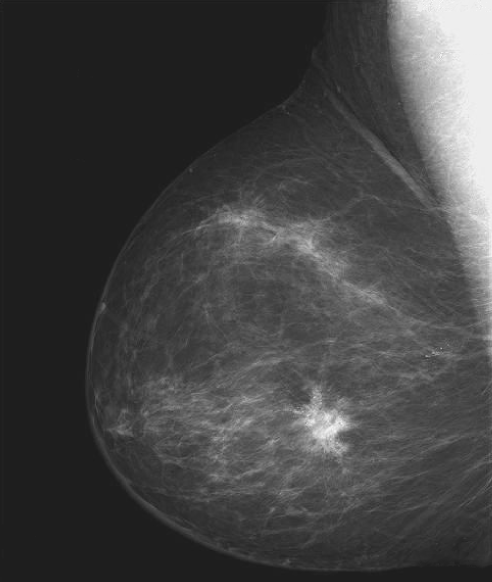
#> input picture data_course/image1.tif, 984 x 1164 px, found by its file name (shown at 1/2 size)
$ jupyter execute --allow-errors Introduction_Exploratory_Analysis.ipynb   (shell and % lines are left out)
#> lines starting #> are read from the running program, lines starting #| are printed output that depends on the picture
# Part I: Exploratory Analysis of multidimensional data

This first section is devoted to:

* Reading, loading and importing data

* Visualization of multidimensional data

* Dimensionality reduction using PCA

## a) Reading, loading and importing data

### Reading data from a txt file using pandas:

[cell 1]
import pandas as pd
data = pd.read_csv('signal.txt', sep="\t", header=None)
#> (reads data_course/signal.txt from the repository)
data.head(10) # print first 10 lines of the data

### Import from UCI datasets: Download dataset from the UCI website:

#> (a cell that did not finish here is left out)

### Convert pandas dataframe to numpy array:

[cell 3]
import numpy as np
#> (the rest of this cell did not finish here and is left out)

### Import data from built-in datasets in different libraries:

Seaborn libraries: Will provide a pandas dataframe:

Iris from seaborn:

[cell 4]
import seaborn as sns; sns.set(style="ticks", color_codes=True)
#> (the rest of this cell did not finish here and is left out)

#> (a cell that did not finish here is left out)

Cars dataset:

#> (a cell that did not finish here is left out)

### Importing images:

From an image file:

[cell 7]
import skimage as sk # load skimage libraries
I = sk.io.imread('image1.tif') # read image using imread function
#> I is the input picture: shape (1164, 984); min 21, max 255, mean 66.6
sk.io.imshow(I) # visualize image using imshow function
sk.io.show()

From a built-in image dataset:

[cell 8]
import skimage as sk # load skimage libraries
from skimage import io
IC = sk.data.astronaut() # load a color image from the skimage built-in dataset
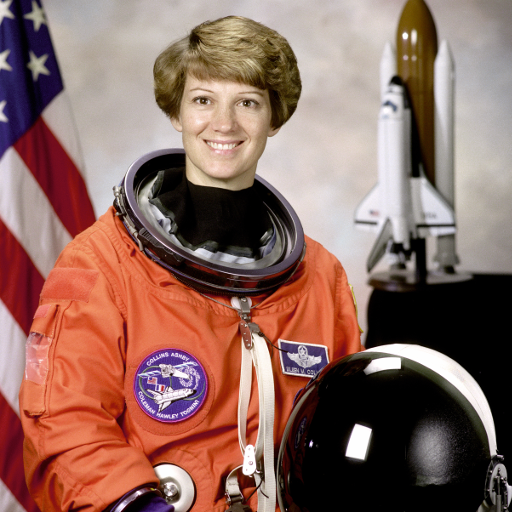
#> input picture skimage.data.astronaut(), 512 x 512 px
#> IC is the input picture: shape (512, 512, 3); mean R, G, B 141.6, 105.8, 96.5
sk.io.imshow(IC) # visualize image using imshow function
sk.io.show()

### Generating synthetic random data:

Generate 1000 observations following a Normal distribution

[cell 9]
N = 1000
mu, sigma = 0, 0.1 # mean and standard deviation
s = np.random.normal(mu, sigma, N)
s

Multivariate normal observations in 2D

[cell 10]
N=1000
mean1 = [5, -5]
cov1 = [[1, 5], [5, 100]]
# multivariate normal
v = np.random.multivariate_normal(mean1, cov1, N)

## b) Visualization of data:

We are going to use basically two graphical libraries: matplotlib (when data is numpy array) and seaborn (when data is a pandas dataframe).

### Basic plots: scatter, plot, histograms

Represent the time signal we loaded from a txt file before:

#> (a cell that did not finish here is left out)

2D Scatter plot of multivatiate normal observations

[cell 12]
dv = pd.DataFrame(v,columns=['x1', 'x2']) # convert data to a pandas dataframe
g = sns.jointplot(x="x1", y="x2", data=dv, kind="scatter")
g.set_axis_labels("x_1", "x_2");
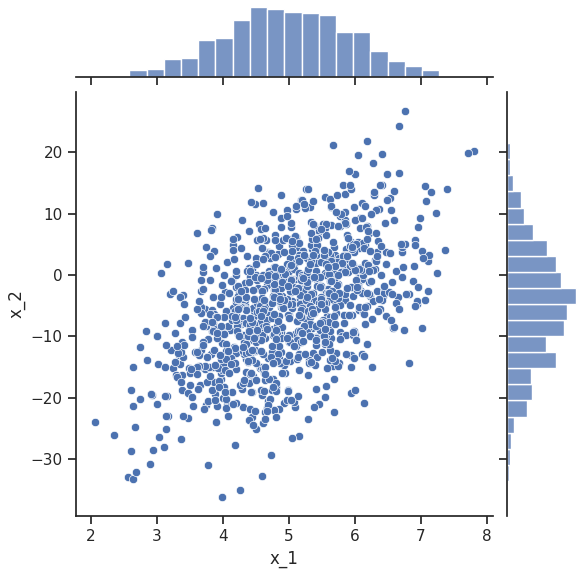
#> figure drawn by matplotlib, 3 panels

Fancy scatterplot of iris dataset loaded from seaborn as pandas dataframe:

[cell 13]
import matplotlib.pyplot as plt

#> (the rest of this cell did not finish here and is left out)

Scatterplot grouping observations uwing a label:

[cell 14]
fig = plt.figure(figsize=(8,8))
#> (the rest of this cell did not finish here and is left out)

Swarm plot:

[cell 15]
fig = plt.figure(figsize=(8,8))
#> (the rest of this cell did not finish here and is left out)

Multiple box-plots of a multidimensional dataset:

[cell 16]
fig = plt.figure(figsize=(15,6))
#> (the rest of this cell did not finish here and is left out)

Histogram of the random synthetic data generated above:

[cell 17]
import matplotlib.pyplot as plt
fig = plt.figure(figsize=(8,8))
count, bins, ignored = plt.hist(s, 30, density=True)
plt.plot(bins, 1/(sigma * np.sqrt(2 * np.pi))*np.exp( - (bins - mu)**2 / (2 * sigma**2) ),linewidth=2, color='r')
plt.show()
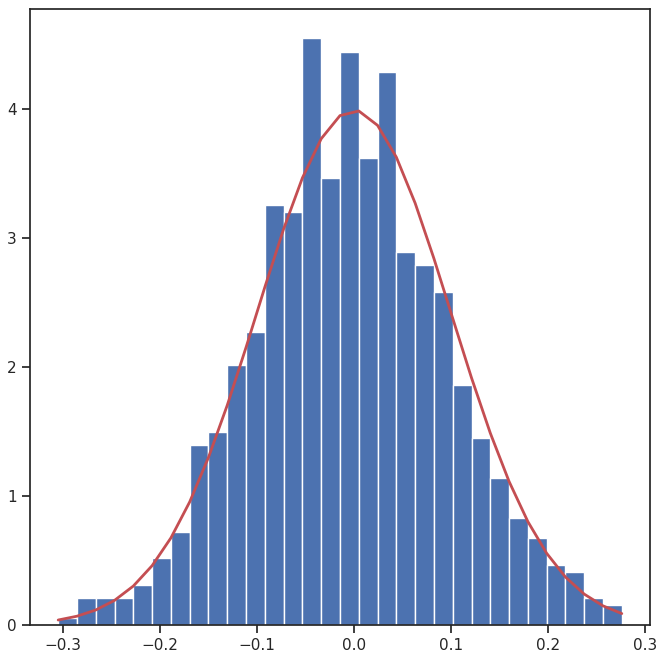
#> figure drawn by matplotlib, 1 panel; tallest bar 4.55 high, from x = -0.053 to -0.0337; curve peaks at x = 0.00501, y = 3.98

Histogram of a greyscale image:

[cell 18]
import matplotlib.pyplot as plt

# reshape the uint8 image as 1d array:
v = I.flatten()
# Equivalent to:
#v = I.reshape(I.shape[0]*I.shape[1],1)

v = v[v>0]# remove zeros:

fig = plt.figure(figsize=(14, 6))
plt.hist(v, bins=256,density=False)
plt.show()
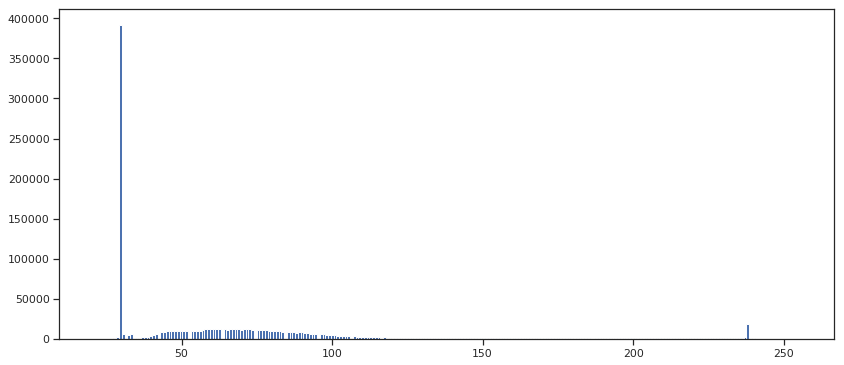
#> figure drawn by matplotlib, 1 panel; tallest bar 392231 high, from x = 29.23 to 30.14
